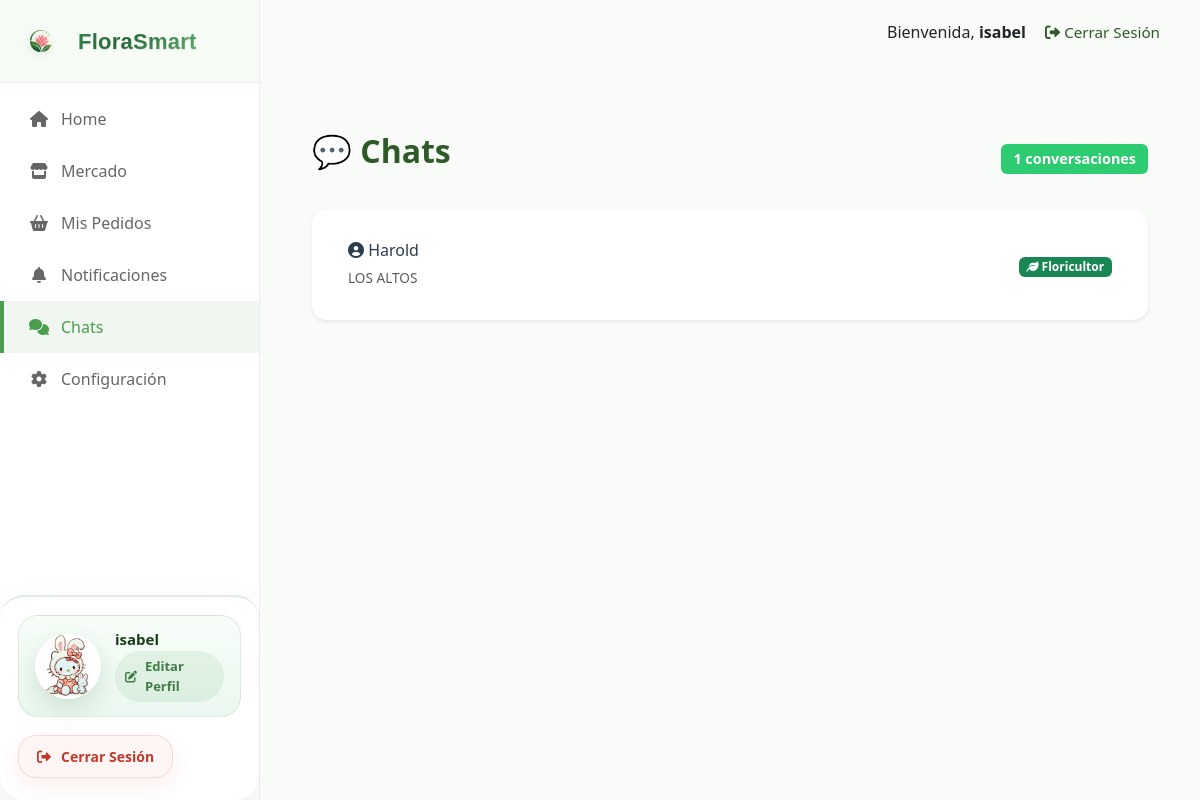
/chats/ (signed in), run on the app's committed database.
### usuarios/models.py (models this page shows, shortened)
class Usuario(AbstractUser):
    ROLES = (
        ('floricultor', 'Floricultor / Productor'),
        ('comprador_b2b', 'Comprador Mayorista (B2B)'),
        ('comprador_b2c', 'Cliente Final (B2C)'),
    )
    email = models.EmailField(unique=True)
    rol = models.CharField(max_length=20, choices=ROLES, default='comprador_b2c')
    nombre_empresa_o_finca = models.CharField(max_length=100, blank=True, null=True)
    foto_perfil = models.ImageField(upload_to='perfiles/', null=True, blank=True, default='perfiles/default_profile.png')
    telefono = models.CharField(max_length=20, blank=True, null=True)
    ubicacion = models.CharField(max_length=200, blank=True, null=True)
    bio = models.TextField(blank=True, null=True)
    groups = models.ManyToManyField(
        Group,
        related_name="usuario_set",
        blank=True,
    )
    user_permissions = models.ManyToManyField(
        Permission,
        related_name="usuario_permissions_set",
        blank=True,
    )

### usuarios/views.py (the view)
# urls.py: path('chats/', views.lista_chats_view, name='lista_chats'),
@login_required
def lista_chats_view(request):
    if request.user.rol == 'floricultor':
        usuarios_chat = Usuario.objects.filter(
            mis_pedidos_realizados__producto__floricultor=request.user
        ).distinct().order_by('-mis_pedidos_realizados__fecha_pedido')
    else:
        usuarios_chat = Usuario.objects.filter(
            mis_productos__pedidos_del_producto__cliente=request.user,
            rol='floricultor'
        ).distinct().order_by('-mis_productos__pedidos_del_producto__fecha_pedido')
    contexto = {
        'usuarios': usuarios_chat,
        'titulo': 'Chats'
    }
    return render(request, 'lista_chats.html', contexto)

### templates/lista_chats.html (shortened to what this page needs)
{% extends 'base.html' %}
{% load static %}
{% block extra_css %}
    <link rel="stylesheet" href="{% static 'css/style.css' %}">
{% endblock %}
{% block content %}
<div class="container mt-4">
    <div class="d-flex justify-content-between align-items-center mb-4">
        <h2 class="fw-bold text-success">💬 {{ titulo }}</h2>
        <span class="badge bg-primary">{{ usuarios.count }} {% if request.session.language == 'en' %}conversations{% else %}conversaciones{% endif %}</span>
    </div>
    <div class="card card-chats shadow-sm">
        <div class="card-body">
            {% if usuarios %}
                <div class="list-group">
                    {% for usuario in usuarios %}
                        <a href="{% url 'chat' usuario.id %}" class="list-group-item list-group-item-action chat-item">
                            <div class="d-flex align-items-center justify-content-between">
                                <div>
                                    <h6 class="mb-1">
                                        <i class="fas fa-user-circle"></i>
                                        {{ usuario.get_full_name|default:usuario.username }}
                                    </h6>
                                    <small class="text-muted">
                                        {% if usuario.nombre_empresa_o_finca %}
                                            {{ usuario.nombre_empresa_o_finca }}
                                        {% else %}
                                            <em>{% if request.session.language == 'en' %}No farm registered{% else %}Sin finca registrada{% endif %}</em>
                                        {% endif %}
                                    </small>
                                </div>
                                <div class="text-end">
                                    <span class="badge bg-success">
                                        {% if usuario.rol == 'floricultor' %}
                                            <i class="fas fa-leaf"></i> {% if request.session.language == 'en' %}Grower{% else %}Floricultor{% endif %}
                                        {% else %}
                                            <i class="fas fa-shopping-bag"></i> {% if request.session.language == 'en' %}Buyer{% else %}Comprador{% endif %}
                                        {% endif %}
                                    </span>
                                </div>
                            </div>
                        </a>
                    {% endfor %}
                </div>
            {% endif %}
        </div>
    </div>
</div>
{% endblock %}

### templates/base.html (shortened to what this page needs)
{% load static %}
<!DOCTYPE html>
<html lang="{{ request.session.language|default:'es' }}">
<head>
    <link href="https://cdn.jsdelivr.net/npm/bootstrap@5.3.0/dist/css/bootstrap.min.css" rel="stylesheet">
    <link rel="stylesheet" href="{% static 'css/style.css' %}">
    <link rel="stylesheet" href="https://cdnjs.cloudflare.com/ajax/libs/font-awesome/6.0.0/css/all.min.css">
    {% block extra_css %}{% endblock %}
</head>
<body{% if request.session.theme == 'dark' %} class="dark-theme"{% endif %} data-theme="{{ request.session.theme|default:'light' }}" data-language="{{ request.session.language|default:'es' }}">
    <div class="market-layout">
        <aside class="market-sidebar">
            <div class="sidebar-brand">
                <img src="{% static 'images/logo.png' %}" alt="Logo FloraSmart" class="sidebar-logo">
                <a href="{% url 'home' %}" class="sidebar-brand-name">FloraSmart</a>
            </div>
            <nav class="nav-menu">
                <a href="{% url 'home' %}" class="sidebar-link {% if request.resolver_match.url_name == 'home' %}active{% endif %}">
                    <i class="fas fa-home"></i>
                    <span>{% if request.session.language == 'en' %}Home{% else %}Home{% endif %}</span>
                </a>
                <a href="{% url 'mercado' %}" class="sidebar-link {% if request.resolver_match.url_name == 'mercado' %}active{% endif %}">
                    <i class="fas fa-store"></i>
                    <span>{% if request.session.language == 'en' %}Market{% else %}Mercado{% endif %}</span>
                </a>
                <a href="{% url 'mis_pedidos' %}" class="sidebar-link {% if request.resolver_match.url_name == 'mis_pedidos' %}active{% endif %}">
                    <i class="fas fa-shopping-basket"></i>
                    <span>{% if user.rol == 'floricultor' %}Pedidos Recibidos{% else %}Mis Pedidos{% endif %}</span>
                </a>
                {% if user.is_authenticated and user.rol != 'floricultor' %}
                <a href="{% url 'notificaciones' %}" class="sidebar-link {% if request.resolver_match.url_name == 'notificaciones' %}active{% endif %}">
                    <i class="fas fa-bell"></i>
                    <span>Notificaciones</span>
                </a>
                {% endif %}
                <a href="{% url 'lista_chats' %}" class="sidebar-link {% if request.resolver_match.url_name == 'lista_chats' %}active{% endif %}">
                    <i class="fas fa-comments"></i>
                    <span>{% if request.session.language == 'en' %}Chats{% else %}Chats{% endif %}</span>
                </a>
                <a href="{% url 'configuracion' %}" class="sidebar-link {% if request.resolver_match.url_name == 'configuracion' %}active{% endif %}">
                    <i class="fas fa-cog"></i>
                    <span>{% if request.session.language == 'en' %}Settings{% else %}Configuración{% endif %}</span>
                </a>
            </nav>
            <div class="sidebar-user-profile">
                <a href="{% url 'perfil' %}" class="profile-link">
                    <div class="profile-avatar">
                        {% if user.foto_perfil and user.foto_perfil.name != 'perfiles/default_profile.png' %}
                            <img src="{{ user.foto_perfil.url }}" alt="Foto de perfil de {{ user.username }}" class="profile-image">
                        {% else %}
                            <img src="{% static 'images/default_profile.svg' %}" alt="Foto de perfil predeterminada" class="profile-image">
                        {% endif %}
                    </div>
                    <div class="profile-info">
                        <p class="profile-name">{{ user.nombre_empresa_o_finca|default:user.username }}</p>
                        <p class="profile-action"><i class="fas fa-edit"></i> {% if request.session.language == 'en' %}Edit Profile{% else %}Editar Perfil{% endif %}</p>
                    </div>
                </a>
                <a href="{% url 'logout' %}" class="logout-btn">
                    <i class="fas fa-sign-out-alt"></i> {% if request.session.language == 'en' %}Logout{% else %}Cerrar Sesión{% endif %}
                </a>
            </div>
        </aside>
        <main class="main-content">
            <header class="top-user-bar">
                <div class="user-info">
                    {% if user.is_authenticated %}
                        <span>{% if request.session.language == 'en' %}Welcome{% else %}Bienvenida{% endif %}, <strong>{{ user.username }}</strong></span>
                        <a href="{% url 'logout' %}" class="logout-link">
                            <i class="fas fa-sign-out-alt"></i> {% if request.session.language == 'en' %}Logout{% else %}Cerrar Sesión{% endif %}
                        </a>
                    {% endif %}
                </div>
            </header>
            <section class="container-fluid py-4">
                {% block content %}
                {% endblock %}
            </section>
        </main>
    </div>
</body>
</html>

### templates/lista_chats.html (style rules this page uses)
.card-chats { border: none; border-radius: 15px; overflow: hidden; }
.chat-item { border: none; border-bottom: 1px solid #f0f0f0; transition: all 0.3s ease; padding: 15px 20px; }
.chat-item:last-child { border-bottom: none; }
.chat-item h6 { color: var(--text-dark); margin-bottom: 5px; }
.chat-item small { font-size: 0.85rem; }

### data on the page
Usuario: foto_perfil (picture), nombre_empresa_o_finca "isabel", username "isabel"
Usuario: get_full_name "Harold", nombre_empresa_o_finca "LOS ALTOS", rol "floricultor" (drawn)

### other printed values
{{ titulo }} "Chats"
{{ usuarios.count }} "1"
